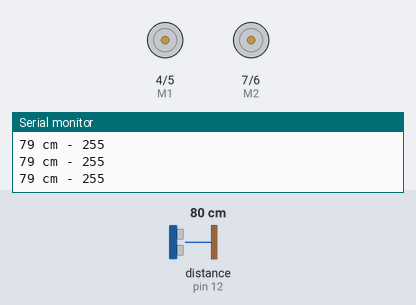
Simulated run of this sketch. Board: Arduino Uno, built with avr-gcc and run on an emulated ATmega328P. Shown: direction and speed pins drawn as motors (green arrow = direction pin HIGH = forward, orange = LOW = backward, longer = more drive), the last lines printed to the serial monitor. Wiring (inferred from the names in the program): ultrasonic range finder: trigger pin 13; echo pin 12. The test bench sets the inputs (shaded band); at power-on: distance to the obstacle (sensor on pin 12) 80 cm. The echo pulse lasts 58.3 µs per cm.

Above: at 1.2 s.
1.3 s: distance to the obstacle (sensor on pin 12) set to 4 cm
At 2.5 s:
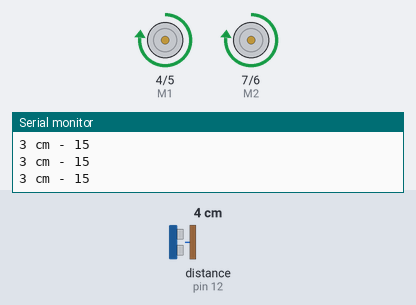
2.8 s: distance to the obstacle (sensor on pin 12) set to 18 cm
At 3.3 s:
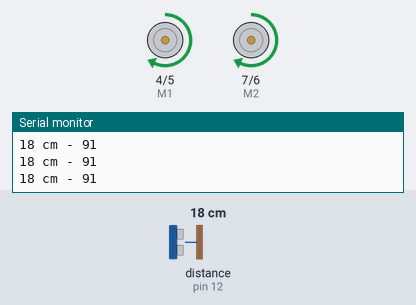
4.3 s: distance to the obstacle (sensor on pin 12) set to 35 cm
At 5.8 s:
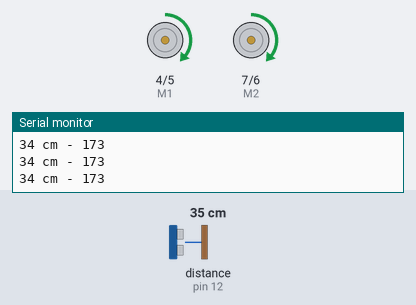
Timing chart, 0 to 7.3 s (numbered marks = the images above; inputs shaded):
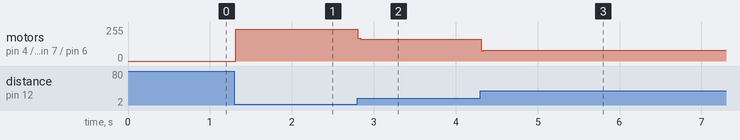

The sketch:

DC_motor_with_distance_sensor.ino
```cpp
//------------------------------------------------------------------------------
// Programa para Ejercitar un Motor de CD (Corriente Directa)
//
// Para controlar la velocidad del motor se emplean señales moduladas por el
// del pulso que presentan, conocidas como señales PWM (Pulse Width Modulation)
//
// Se emplea un módulo ultrasónico medidor de distancia para determinar hasta
// cuándo se moverá un motor.
//------------------------------------------------------------------------------

//-----[ Constantes y Variables ]-----
// Terminales PWM (Arduido) conectadas al módulo L298n para controlar velocidad:
int E1 = 5;   //
int M1 = 4;   //
int E2 = 6;   //
int M2 = 7;   //


#define trigPin 13  // Pin (Arduino) para el Disparo del sensor ultrasónico
#define echoPin 12  // Pin (Arduino) para lectura de la señal de Eco.
//------------------------------------------------------------------------------
void setup()
{
    Serial.begin (9600);      // Velocidad de la comunicación
    pinMode(M1, OUTPUT);      // Configurada como salida
    pinMode(M2, OUTPUT);      // Configurada como salida
    pinMode(trigPin, OUTPUT); // Configurada como salida
    pinMode(echoPin, INPUT);  // Configurada como entrada
}
//------------------------------------------------------------------------------
void loop()
{
  long duration, distance;      // Variables
  digitalWrite(trigPin, LOW);   // Preparación para el Disparo ultrasónico
  delayMicroseconds(2);         // Retardo para ajustes
  digitalWrite(trigPin, HIGH);  // Generación de la señal de Disparo
  delayMicroseconds(10);        // Retardo...
  digitalWrite(trigPin, LOW);   // Para no generar un falso disparo
  duration = pulseIn(echoPin, HIGH);  // Lectura del tiempo que tarda
                                      // en "rebotar" la señal
  distance = (duration/2) / 29.1; // Cálculo de la distancia

  move_motors(distance);        // Mover al motor la cantidad correspondiente
                                // a la distancia sensada
}
//------------------------------------------------------------------------------
//-----[ RUTINA para Mover el Motor ]-----
void move_motors(int distance)
{
  if (distance >= 50 ){           // Partir de una distancia mínima
    Serial.print(distance);       // Imprime la distancia a "recorrer"
    Serial.println(" cm - 255");  // Ajuste
    digitalWrite(M1,HIGH);        // Enciende el motor
    digitalWrite(M2, HIGH);       //
    analogWrite(E1, 0);           // Señal de control de la velocidad (PWM)
    analogWrite(E2, 0);           //
    delay(30);                    // Retardo
  }
  else {
    int mappedVal = map(distance,0,50,0,255);
    Serial.print(distance);         //
    Serial.print(" cm - ");         //
    Serial.println(mappedVal);      // Valor calculado
    digitalWrite(M1,HIGH);          // Encendido del motor
    digitalWrite(M2, HIGH);         //
    analogWrite(E1, 255-mappedVal); // Señal de control de la velocidad (PWM)
    analogWrite(E2, 255-mappedVal); // Señal de control de la velocidad (PWM)
    delay(30);                      // Retardo
  }
}
//------------------------------------------------------------------------------
```

Measured:
- after the input at 1.3 s, motor on pin 4 (M1) / pin 5 (E1), motor on pin 7 (M2) / pin 6 (E2): stopped → forward 240/255 at once
- after the input at 2.8 s, motor on pin 4 (M1) / pin 5 (E1), motor on pin 7 (M2) / pin 6 (E2): forward 240/255 → forward 164/255 at once
- after the input at 4.3 s, motor on pin 4 (M1) / pin 5 (E1), motor on pin 7 (M2) / pin 6 (E2): forward 164/255 → forward 82/255 at once
